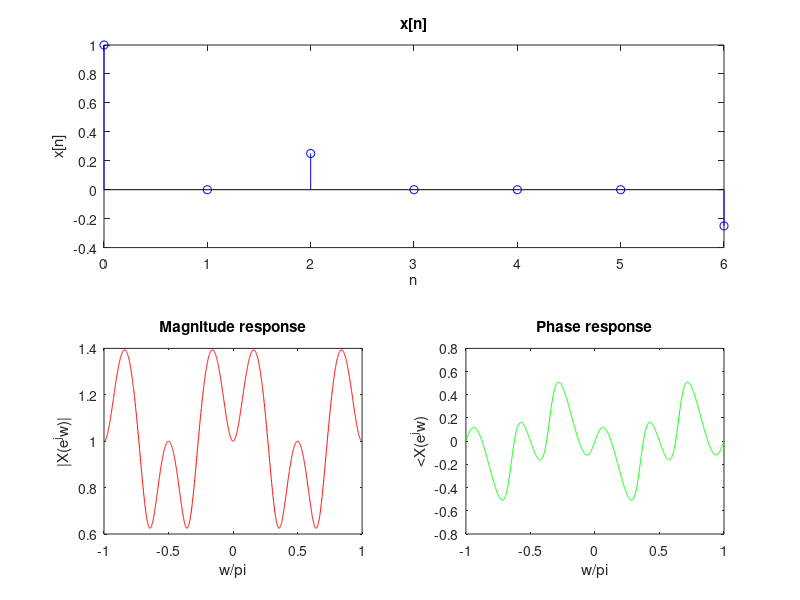

Here is the MATLAB script that generated this plot:
clc
clear all
close all


% my code for Problem  #13 part(a)
n = 0:1:6;
x = [1 0 (1/4) 0 0 0 (-1/4)];
omega = -pi:(pi/1000):pi;
N = length(x);
X = exp(-j*omega'*n)*(x');


subplot(2, 2, [1,2])                    % This is a plot of the original signal
stem(n, x, 'b');                        % This is a plot of the original signal
xlabel('n')
ylabel('x[n]')
title('x[n]')

subplot(2, 2, 3)                        % This is the magnitude plot
plot( (omega/pi), abs(X), 'r' );        % This is the magnitude plot
title('Magnitude response')
xlabel('w/pi')
ylabel('|X(e^jw)|')

subplot(2, 2, 4)                        % This is the phase plot
plot((omega/pi), angle(X), 'g' );       % This is the phase plot
title('Phase response')
xlabel('w/pi')
ylabel('<X(e^jw)')

